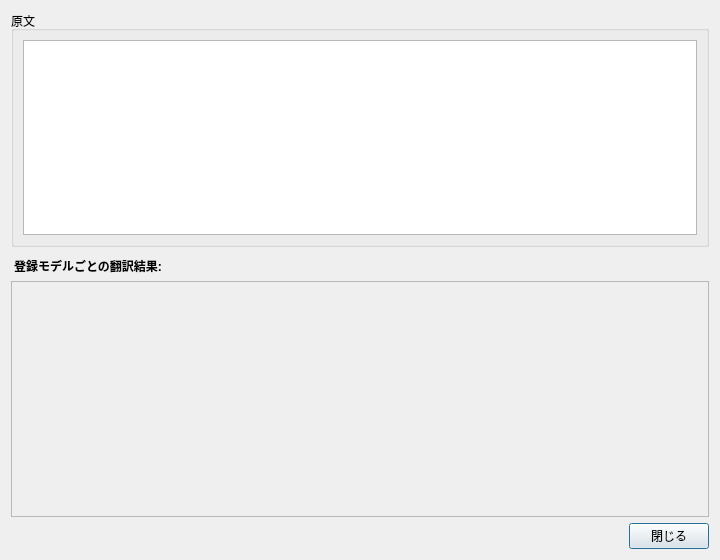
<?xml version="1.0" encoding="UTF-8"?>
<ui version="4.0">
 <class>MultiModelTranslationDialog</class>
 <widget class="QDialog" name="MultiModelTranslationDialog">
  <property name="geometry">
   <rect>
    <x>0</x>
    <y>0</y>
    <width>720</width>
    <height>560</height>
   </rect>
  </property>
  <property name="windowTitle">
   <string>全モデル翻訳結果</string>
  </property>
  <layout class="QVBoxLayout" name="layoutMain">
   <item>
    <widget class="QGroupBox" name="groupSource">
     <property name="title">
      <string>原文</string>
     </property>
     <layout class="QVBoxLayout" name="layoutSource">
      <item>
       <widget class="QPlainTextEdit" name="editSource">
        <property name="maximumHeight">
         <number>90</number>
        </property>
        <property name="readOnly">
         <bool>true</bool>
        </property>
       </widget>
      </item>
     </layout>
    </widget>
   </item>
   <item>
    <widget class="QLabel" name="labelResultsTitle">
     <property name="styleSheet">
      <string notr="true">font-weight: 600; margin-top: 4px;</string>
     </property>
     <property name="text">
      <string>登録モデルごとの翻訳結果:</string>
     </property>
    </widget>
   </item>
   <item>
    <widget class="QScrollArea" name="scrollAreaResults">
     <property name="widgetResizable">
      <bool>true</bool>
     </property>
     <widget class="QWidget" name="scrollAreaWidgetContents">
      <property name="geometry">
       <rect>
        <x>0</x>
        <y>0</y>
        <width>698</width>
        <height>340</height>
       </rect>
      </property>
      <layout class="QVBoxLayout" name="layoutResultsList">
       <property name="spacing">
        <number>8</number>
       </property>
       <property name="leftMargin">
        <number>4</number>
       </property>
       <property name="topMargin">
        <number>4</number>
       </property>
       <property name="rightMargin">
        <number>4</number>
       </property>
       <property name="bottomMargin">
        <number>4</number>
       </property>
      </layout>
     </widget>
    </widget>
   </item>
   <item>
    <layout class="QHBoxLayout" name="layoutBottom">
     <item>
      <spacer name="spacerBottom">
       <property name="orientation">
        <enum>Qt::Orientation::Horizontal</enum>
       </property>
       <property name="sizeHint" stdset="0">
        <size>
         <width>40</width>
         <height>20</height>
        </size>
       </property>
      </spacer>
     </item>
     <item>
      <widget class="QPushButton" name="buttonClose">
       <property name="text">
        <string>閉じる</string>
       </property>
      </widget>
     </item>
    </layout>
   </item>
  </layout>
 </widget>
 <resources/>
 <connections/>
</ui>
